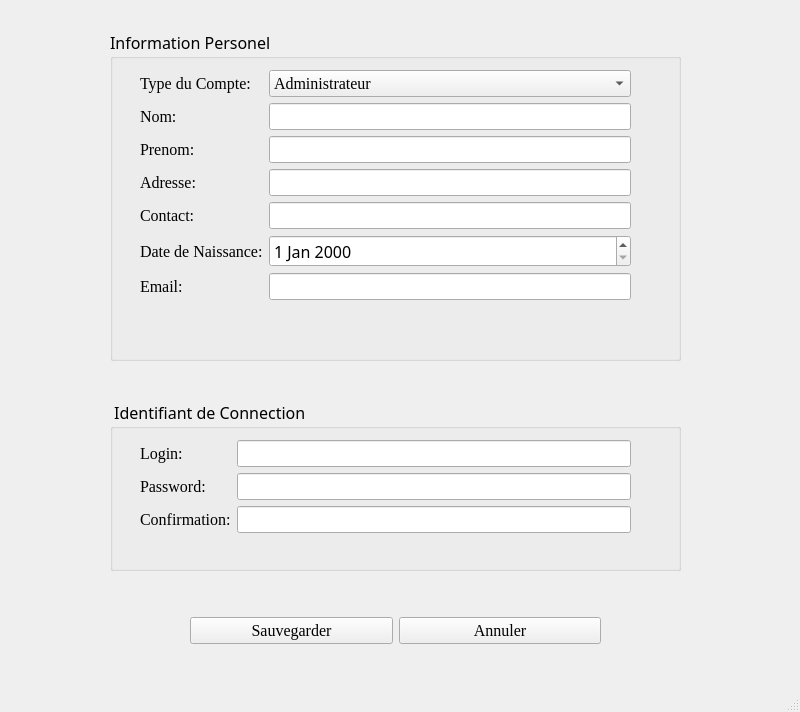
<?xml version="1.0" encoding="UTF-8"?>
<ui version="4.0">
 <class>WinAdminAddUser</class>
 <widget class="QMainWindow" name="WinAdminAddUser">
  <property name="geometry">
   <rect>
    <x>0</x>
    <y>0</y>
    <width>800</width>
    <height>712</height>
   </rect>
  </property>
  <property name="windowTitle">
   <string>MainWindow</string>
  </property>
  <widget class="QWidget" name="centralwidget">
   <widget class="QGroupBox" name="groupBox">
    <property name="geometry">
     <rect>
      <x>110</x>
      <y>30</y>
      <width>571</width>
      <height>331</height>
     </rect>
    </property>
    <property name="font">
     <font>
      <family>Algerian</family>
      <pointsize>12</pointsize>
     </font>
    </property>
    <property name="title">
     <string>Information Personel</string>
    </property>
    <widget class="QWidget" name="formLayoutWidget">
     <property name="geometry">
      <rect>
       <x>30</x>
       <y>40</y>
       <width>491</width>
       <height>287</height>
      </rect>
     </property>
     <layout class="QFormLayout" name="formLayout">
      <item row="1" column="0">
       <widget class="QLabel" name="label">
        <property name="font">
         <font>
          <family>Times New Roman</family>
          <pointsize>12</pointsize>
         </font>
        </property>
        <property name="text">
         <string>Nom: </string>
        </property>
       </widget>
      </item>
      <item row="1" column="1">
       <widget class="QLineEdit" name="lineEditNom">
        <property name="font">
         <font>
          <family>Times New Roman</family>
         </font>
        </property>
       </widget>
      </item>
      <item row="2" column="0">
       <widget class="QLabel" name="label_2">
        <property name="font">
         <font>
          <family>Times New Roman</family>
          <pointsize>12</pointsize>
         </font>
        </property>
        <property name="text">
         <string>Prenom: </string>
        </property>
       </widget>
      </item>
      <item row="2" column="1">
       <widget class="QLineEdit" name="lineEditPrenom">
        <property name="font">
         <font>
          <family>Times New Roman</family>
         </font>
        </property>
       </widget>
      </item>
      <item row="3" column="0">
       <widget class="QLabel" name="label_5">
        <property name="font">
         <font>
          <family>Times New Roman</family>
          <pointsize>12</pointsize>
         </font>
        </property>
        <property name="text">
         <string>Adresse: </string>
        </property>
       </widget>
      </item>
      <item row="3" column="1">
       <widget class="QLineEdit" name="lineEditAdresse">
        <property name="font">
         <font>
          <family>Times New Roman</family>
         </font>
        </property>
       </widget>
      </item>
      <item row="4" column="0">
       <widget class="QLabel" name="label_6">
        <property name="font">
         <font>
          <family>Times New Roman</family>
          <pointsize>12</pointsize>
         </font>
        </property>
        <property name="text">
         <string>Contact: </string>
        </property>
       </widget>
      </item>
      <item row="4" column="1">
       <widget class="QLineEdit" name="lineEditContact">
        <property name="font">
         <font>
          <family>Times New Roman</family>
         </font>
        </property>
       </widget>
      </item>
      <item row="5" column="0">
       <widget class="QLabel" name="label_7">
        <property name="font">
         <font>
          <family>Times New Roman</family>
          <pointsize>12</pointsize>
         </font>
        </property>
        <property name="text">
         <string>Date de Naissance:</string>
        </property>
       </widget>
      </item>
      <item row="5" column="1">
       <widget class="QDateEdit" name="dateEditDateDeNaissance">
        <property name="font">
         <font>
          <family>Vani</family>
         </font>
        </property>
       </widget>
      </item>
      <item row="6" column="0">
       <widget class="QLabel" name="label_4">
        <property name="font">
         <font>
          <family>Times New Roman</family>
          <pointsize>12</pointsize>
         </font>
        </property>
        <property name="text">
         <string>Email: </string>
        </property>
       </widget>
      </item>
      <item row="6" column="1">
       <widget class="QLineEdit" name="lineEditEMail">
        <property name="font">
         <font>
          <family>Times New Roman</family>
         </font>
        </property>
       </widget>
      </item>
      <item row="0" column="0">
       <widget class="QLabel" name="label_10">
        <property name="font">
         <font>
          <family>Times New Roman</family>
         </font>
        </property>
        <property name="text">
         <string>Type du Compte: </string>
        </property>
       </widget>
      </item>
      <item row="0" column="1">
       <widget class="QComboBox" name="comboBoxTypeCompte">
        <property name="font">
         <font>
          <family>Times New Roman</family>
         </font>
        </property>
        <item>
         <property name="text">
          <string>Administrateur</string>
         </property>
        </item>
        <item>
         <property name="text">
          <string>Gestionnaire</string>
         </property>
        </item>
       </widget>
      </item>
     </layout>
    </widget>
   </widget>
   <widget class="QWidget" name="gridLayoutWidget">
    <property name="geometry">
     <rect>
      <x>190</x>
      <y>610</y>
      <width>411</width>
      <height>41</height>
     </rect>
    </property>
    <layout class="QGridLayout" name="gridLayout">
     <item row="0" column="0">
      <widget class="QPushButton" name="pushButtonSave">
       <property name="font">
        <font>
         <family>Times New Roman</family>
         <pointsize>12</pointsize>
        </font>
       </property>
       <property name="text">
        <string>Sauvegarder</string>
       </property>
      </widget>
     </item>
     <item row="0" column="1">
      <widget class="QPushButton" name="pushButtonCancel">
       <property name="font">
        <font>
         <family>Times New Roman</family>
         <pointsize>12</pointsize>
        </font>
       </property>
       <property name="text">
        <string>Annuler</string>
       </property>
      </widget>
     </item>
    </layout>
   </widget>
   <widget class="QGroupBox" name="groupBox_2">
    <property name="geometry">
     <rect>
      <x>110</x>
      <y>400</y>
      <width>571</width>
      <height>171</height>
     </rect>
    </property>
    <property name="font">
     <font>
      <family>Algerian</family>
      <pointsize>12</pointsize>
     </font>
    </property>
    <property name="title">
     <string> Identifiant de Connection</string>
    </property>
    <widget class="QWidget" name="formLayoutWidget_2">
     <property name="geometry">
      <rect>
       <x>30</x>
       <y>40</y>
       <width>491</width>
       <height>121</height>
      </rect>
     </property>
     <layout class="QFormLayout" name="formLayout_2">
      <item row="0" column="0">
       <widget class="QLabel" name="label_3">
        <property name="font">
         <font>
          <family>Times New Roman</family>
          <pointsize>12</pointsize>
         </font>
        </property>
        <property name="text">
         <string>Login: </string>
        </property>
       </widget>
      </item>
      <item row="2" column="0">
       <widget class="QLabel" name="label_8">
        <property name="font">
         <font>
          <family>Times New Roman</family>
          <pointsize>12</pointsize>
         </font>
        </property>
        <property name="text">
         <string>Confirmation:</string>
        </property>
       </widget>
      </item>
      <item row="1" column="0">
       <widget class="QLabel" name="label_9">
        <property name="font">
         <font>
          <family>Times New Roman</family>
          <pointsize>12</pointsize>
         </font>
        </property>
        <property name="text">
         <string>Password: </string>
        </property>
       </widget>
      </item>
      <item row="0" column="1">
       <widget class="QLineEdit" name="lineEditLogin">
        <property name="font">
         <font>
          <family>Times New Roman</family>
         </font>
        </property>
       </widget>
      </item>
      <item row="1" column="1">
       <widget class="QLineEdit" name="lineEditPassword">
        <property name="font">
         <font>
          <family>Times New Roman</family>
         </font>
        </property>
       </widget>
      </item>
      <item row="2" column="1">
       <widget class="QLineEdit" name="lineEditConfirmation">
        <property name="font">
         <font>
          <family>Times New Roman</family>
         </font>
        </property>
       </widget>
      </item>
     </layout>
    </widget>
   </widget>
  </widget>
  <widget class="QMenuBar" name="menubar">
   <property name="geometry">
    <rect>
     <x>0</x>
     <y>0</y>
     <width>800</width>
     <height>28</height>
    </rect>
   </property>
  </widget>
  <widget class="QStatusBar" name="statusbar"/>
 </widget>
 <resources/>
 <connections/>
</ui>
